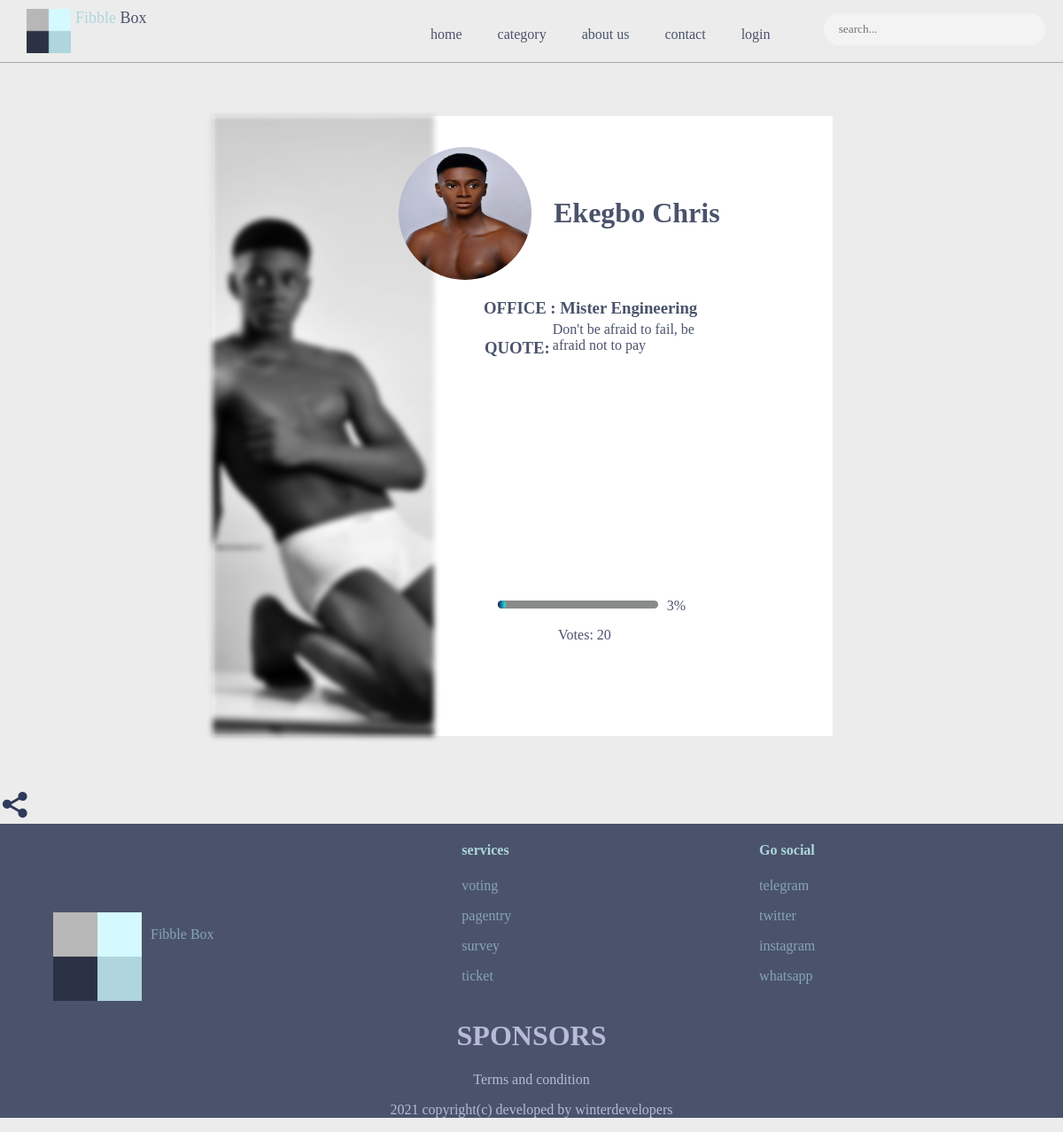
Page /candidate/5/ on the committed database.
### fibblebox_app/models.py (models this page shows, shortened)
class Candidate(models.Model):
    event = models.ForeignKey(Event, on_delete=models.CASCADE, related_name='event_candidate')
    office = models.ForeignKey(Office, on_delete=models.CASCADE, related_name='candidate_office', null=True)
    name = models.CharField(max_length=100)
    quote = models.CharField(max_length=250)
    background_image = models.ImageField()
    personal_image = models.ImageField()
    votes = models.IntegerField()
    @property
    def background_image_URL(self):
        try:
            image =   self.background_image.url
        except:
            image = ''
        return image
    @property
    def personal_image_URL(self):
        try:
            image = self.personal_image.url
        except:
            image = ''
        return image
        total_votes = sum([vote  for vote in range(0,self.votes - 1)])
        return total_votes

class Office(models.Model):
    event = models.ForeignKey(Event, on_delete=models.CASCADE, related_name='event_office')
    office_name = models.CharField(max_length=200)
    @property
    def office_total_votes(self):
        votes = self.candidate_office.all()
        office_votes = sum([x.votes for x in votes])
        return office_votes
    def __str__(self):
        return self.office_name

### fibblebox_app/views.py (the view, shortened to what this page needs)
# urls.py: path('candidate/<slug:id>/', candidate, name='candidate'),
def candidate(request, id):
    candidate = get_object_or_404(Candidate, id=id)
    coupon_code = votingCode.objects.all()
    share_string = 'vote me'
    coupon_list = []
    for x in coupon_code:
        coupon_list.append(x.coupon)
    print(coupon_list)
    context = {'candidate':candidate, 'share_string':share_string}
    template_name = 'candidate.html'
    return render(request, template_name, context)

### templates/candidate.html (shortened to what this page needs)
{% extends "base.html" %}
{% load static %}
{% block content %}
<div class="candidate">
    <img src="{{candidate.background_image_URL}}" alt='image'>
    <img class="candidate-img" src="{{candidate.personal_image_URL}}" alt="personal-image">
    <h1>{{candidate.name}}</h1>
    <div>
        <h3 style="margin-bottom: 3px; margin-top: 30px; margin-left: 25px;">OFFICE : {{candidate.office}}</h3>
        <div style="display: flex; flex-direction: row; margin-top: 1px;">
            <h3 style="padding: 1px; margin-left: 25px;">QUOTE: </h3>
            <p class="candidate-quote" style="inline-size: 170px;">{{candidate.quote}}</p>
        </div>
       <div class="candidate-vote">
        </div>
        <div class="candidate-submit">
        </div>
        <div style="position: relative; height: 150px;">
            <div style="position: absolute; top:120%; left: 40%;"> Votes: {{candidate.votes}}</div>
            <div style="position: absolute; top:100%; left: 15%; background-color: rgb(136, 138, 138); height: 5px; width:65%; padding: 2px; border-radius: 5px;" ></div>
            <div style="position: absolute; top:100%; left: 15%;background-image:linear-gradient(to right, rgb(27, 18, 75),rgb(30, 247, 247));
             height:5px; width:{% widthratio candidate.votes candidate.office.office_total_votes 65 %}%; padding:2px; border-radius:5px;" ></div>
            <div style="position: absolute; top:98%; left: 85%;"> {% widthratio candidate.votes candidate.office.office_total_votes 100 %}% </div>
        </div>
    </div>
</div>
<div style="display: flex; flex-direction: row;" >
    <div id="candidate-share" class="candidate-share">
    </div>
</div>
{% endblock %}

### static/css/fibblebox.css (style rules this page uses)
:root { --font-color: #4A536B; --background-color: rgb(236, 236, 236); --background-color-dark: #4A536B; --background-color-form-input: #D4F9FF; }
body { margin: 0px; padding: 0px; color : var(--font-color); font-family: 'Poppins'; background-color: var(--background-color); }
.candidate { margin: 5% 20%; height: 700px; width: 700px; background-color: white; position: relative; }
.candidate > h1 { position: absolute; top: 10%; left: 55%; }
.candidate > img:first-child { width: 250px; height: 700px; object-fit: cover; filter: blur(3px); -webkit-filter:blur(3px); }
.candidate-img { width:150px; height:150px; border-radius: 50%; position: absolute; top: 5%; left:30%; }
.candidate > div { position: absolute; top:25%; left:40%; padding: 1px; }
.candidate-submit { display: flex; flex-direction: row; background-color: rgb(255, 255, 255); height: 45px; width: 165px; color: white; margin-top: 20px; margin-left: 100px; border-radius: 5px; }
.candidate-vote { display: flex; flex-direction: row; padding: 10px; margin-top: 20px; margin-left: 85px; }
.candidate-quote { inline-size: 200px; margin-top: 1px; padding-left: 2px; }

### static/css/fibblebox_mobile.css (style rules this page uses)
:root { --font-color: #4A536B; --background-color: rgb(236, 236, 236); --background-color-dark: #4A536B; --background-color-form-input: #D4F9FF; }

### rows in the picture
Candidate: background_image_URL (picture), personal_image_URL (picture), name "Ekegbo Chris", office "Mister Engineering", quote "Don't be afraid to fail, be afraid not to pay", votes "20", votes+office "3"
